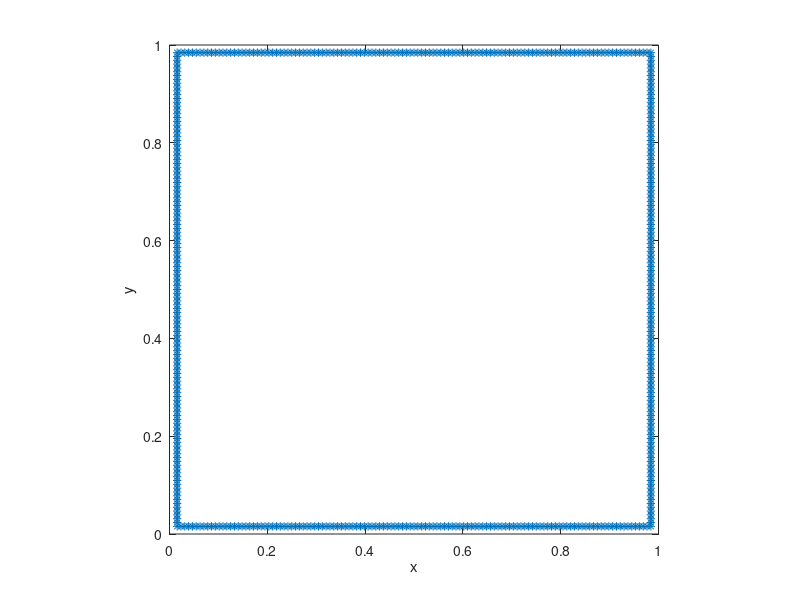

MATLAB code for this plot:
%-------------------------------------------------------------------------------------------------------------------%
%
% IB2d is an Immersed Boundary Code (IB) for solving fully coupled non-linear 
% 	fluid-structure interaction models. This version of the code is based off of
%	Peskin's Immersed Boundary Method Paper in Acta Numerica, 2002.
%
% Author: Nicholas A. Battista
% Email:  nick.battista@unc.edu
% Date Created: May 27th, 2015
% Institution: UNC-CH
%
% This code is capable of creating Lagrangian Structures using:
% 	1. Springs
% 	2. Beams (*torsional springs)
% 	3. Target Points
%	4. Muscle-Model (combined Force-Length-Velocity model, "HIll+(Length-Tension)")
%
% One is able to update those Lagrangian Structure parameters, e.g., spring constants, resting %%	lengths, etc
% 
% There are a number of built in Examples, mostly used for teaching purposes. 
% 
% If you would like us %to add a specific muscle model, please let Nick (nick.battista@unc.edu) know.
%
%--------------------------------------------------------------------------------------------------------------------%

%%%%%%%%%%%%%%%%%%%%%%%%%%%%%%%%%%%%%%%%%%%%%%%%%%%%%%%%%%%%%%%%%%%%%%%%%%%%%%%%%%%%%%
%
% FUNCTION: creates the CHANNEL_CHANNEL-EXAMPLE geometry and prints associated input files
%
%%%%%%%%%%%%%%%%%%%%%%%%%%%%%%%%%%%%%%%%%%%%%%%%%%%%%%%%%%%%%%%%%%%%%%%%%%%%%%%%%%%%%%

function Diffusion_Chamber()

%
% Grid Parameters (MAKE SURE MATCHES IN input2d !!!)
%
Nx =  64;        % # of Eulerian Grid Pts. in x-Direction (MUST BE EVEN!!!)
Ny =  64;        % # of Eulerian Grid Pts. in y-Direction (MUST BE EVEN!!!)
Lx = 1.0;        % Length of Eulerian Grid in x-Direction
Ly = 1.0;        % Length of Eulerian Grid in y-Direction
dx = Lx/Nx;      % Spatial step size in x-Direction
dy = Ly/Ny;      % Spatial step size in y-Direction


% Immersed Structure Geometric / Dynamic Parameters %
ds= min(Lx/(2*Nx),Ly/(2*Ny));  % Lagrangian spacing
struct_name = 'chamber'; % Name for .vertex, .spring, etc files.


% Call function to construct geometry
[xLag,yLag] = give_Me_Immsersed_Boundary_Geometry(ds,Lx,Ly);


% Plot Geometry to test
plot(xLag,yLag,'r-'); hold on;
plot(xLag,yLag,'*'); hold on;
xlabel('x'); ylabel('y');
axis square;


%
% GIVES INITIAL CONCENTRATION 
%
C = give_Me_Initial_Concentration(Lx,Ly,Nx,Ny,dx,dy);



% Prints .vertex file!
print_Lagrangian_Vertices(xLag,yLag,struct_name);


% Prints .concentration file!
print_Concentration_Info(Nx,Ny,C,struct_name);


% Prints .spring file!
%k_Spring = 1e7;
%print_Lagrangian_Springs(xLag,yLag,k_Spring,ds_Rest,struct_name);


% Prints .beam file!
%k_Beam = 0.5; C = 0.0;
%print_Lagrangian_Beams(xLag,yLag,k_Beam,C,struct_name);


% Prints .target file!
k_Target = 1e7;
print_Lagrangian_Target_Pts(xLag,k_Target,struct_name);

%%%%%%%%%%%%%%%%%%%%%%%%%%%%%%%%%%%%%%%%%%%%%%%%%%%%%%%%%%%%%%%%%%%%%%%%
%
% FUNCTION: prints VERTEX points to a file called rubberband.vertex
%
%%%%%%%%%%%%%%%%%%%%%%%%%%%%%%%%%%%%%%%%%%%%%%%%%%%%%%%%%%%%%%%%%%%%%%%%

function print_Lagrangian_Vertices(xLag,yLag,struct_name)

    N = length(xLag);

    vertex_fid = fopen([struct_name '.vertex'], 'w');

    fprintf(vertex_fid, '%d\n', N );

    %Loops over all Lagrangian Pts.
    for s = 1:N
        X_v = xLag(s);
        Y_v = yLag(s);
        fprintf(vertex_fid, '%1.16e %1.16e\n', X_v, Y_v);
    end

    fclose(vertex_fid); 


%%%%%%%%%%%%%%%%%%%%%%%%%%%%%%%%%%%%%%%%%%%%%%%%%%%%%%%%%%%%%%%%%%%%%%%%
%
% FUNCTION: prints CONCENTRATION INFO to file called
%           'struct_name'.concentration
%
%%%%%%%%%%%%%%%%%%%%%%%%%%%%%%%%%%%%%%%%%%%%%%%%%%%%%%%%%%%%%%%%%%%%%%%%
    
function print_Concentration_Info(Nx,Ny,C,struct_name)

    con_fid = fopen([struct_name '.concentration'], 'w');

    for i=1:Ny
        for j=1:Nx
            fprintf(con_fid, '%1.16e ', C(i,j) );
        end
        fprintf(con_fid,'\n');
    end    
    
    
%%%%%%%%%%%%%%%%%%%%%%%%%%%%%%%%%%%%%%%%%%%%%%%%%%%%%%%%%%%%%%%%%%%%%%%%
%
% FUNCTION: prints Vertex points to a file called rubberband.vertex
%
%%%%%%%%%%%%%%%%%%%%%%%%%%%%%%%%%%%%%%%%%%%%%%%%%%%%%%%%%%%%%%%%%%%%%%%%

function print_Lagrangian_Target_Pts(xLag,k_Target,struct_name)

    N = length(xLag);

    target_fid = fopen([struct_name '.target'], 'w');

    fprintf(target_fid, '%d\n', N );

    %Loops over all Lagrangian Pts.
    for s = 1:N
        fprintf(target_fid, '%d %1.16e\n', s, k_Target);
    end

    fclose(target_fid); 
    
    
%%%%%%%%%%%%%%%%%%%%%%%%%%%%%%%%%%%%%%%%%%%%%%%%%%%%%%%%%%%%%%%%%%%%%%%%%%%%%%%%%%%%%
%
% FUNCTION: prints BEAM (Torsional Spring) points to a file called rubberband.beam
%
%%%%%%%%%%%%%%%%%%%%%%%%%%%%%%%%%%%%%%%%%%%%%%%%%%%%%%%%%%%%%%%%%%%%%%%%%%%%%%%%%%%%%

function print_Lagrangian_Beams(xLag,yLag,k_Beam,C,struct_name)

    % k_Beam: beam stiffness
    % C: beam curvature
    
    N = length(xLag); % NOTE: Total number of beams = Number of Total Lag Pts. - 2

    beam_fid = fopen([struct_name '.beam'], 'w');

    fprintf(beam_fid, '%d\n', N );

    %spring_force = kappa_spring*ds/(ds^2);

    %BEAMS BETWEEN VERTICES
    for s = 2:N-1
            if  s <= N-1         
                fprintf(beam_fid, '%d %d %d %1.16e %1.16e\n',s-1, s, s+1, k_Beam, C);  
            else
                %Case s=N
                fprintf(beam_fid, '%d %d %d %1.16e %1.16e\n',s-1, s, 1,   k_Beam, C);  
            end
    end
    fclose(beam_fid); 


%%%%%%%%%%%%%%%%%%%%%%%%%%%%%%%%%%%%%%%%%%%%%%%%%%%%%%%%%%%%%%%%%%%%%%%%
%
% FUNCTION: prints SPRING points to a file called rubberband.spring
%
%%%%%%%%%%%%%%%%%%%%%%%%%%%%%%%%%%%%%%%%%%%%%%%%%%%%%%%%%%%%%%%%%%%%%%%%

function print_Lagrangian_Springs(xLag,yLag,k_Spring,ds_Rest,struct_name)

    N = length(xLag);

    spring_fid = fopen([struct_name '.spring'], 'w');

    fprintf(spring_fid, '%d\n', N );

    %spring_force = kappa_spring*ds/(ds^2);

    %SPRINGS BETWEEN VERTICES
    for s = 1:N
            if s < N         
                fprintf(spring_fid, '%d %d %1.16e %1.16e\n', s, s+1, k_Spring, ds_Rest);  
            else
                %Case s=N
                fprintf(spring_fid, '%d %d %1.16e %1.16e\n', s, 1,   k_Spring, ds_Rest);  
            end
    end
    fclose(spring_fid); 
    
    

%%%%%%%%%%%%%%%%%%%%%%%%%%%%%%%%%%%%%%%%%%%%%%%%%%%%%%%%%%%%%%%%%%%%%%%%
%
% FUNCTION: creates the Lagrangian structure geometry
%
%%%%%%%%%%%%%%%%%%%%%%%%%%%%%%%%%%%%%%%%%%%%%%%%%%%%%%%%%%%%%%%%%%%%%%%%

function [xLag,yLag] = give_Me_Immsersed_Boundary_Geometry(ds,Lx,Ly)

% The immsersed structure is a channel %
xH = 2*ds:ds:Lx-2*ds;          %xPts on horizontal part
yHB = 2*ds*ones(1,length(xH)); %yPts on BOTTOM horizontal part
yHT = Ly - yHB;                %yPts on TOP horizontal part

yV = 3*ds:ds:Ly-3*ds;          %yPts on vertical part
xVL = 2*ds*ones(1,length(yV)); %xPts on LEFT vertical part 
xVR= Lx - xVL;                  %xPts on RIGHT vertical part

%ORDER COMPONENTS CCW
xLag = [xH  xVR xH(end:-1:1) xVL];          
yLag = [yHB yV  yHT          yV(end:-1:1)];
   
%%%%%%%%%%%%%%%%%%%%%%%%%%%%%%%%%%%%%%%%%%%%%%%%%%%%%%%%%%%%%%%%%%%
%
% FUNCTION: gives initial concentration gradient inside channel
%
%%%%%%%%%%%%%%%%%%%%%%%%%%%%%%%%%%%%%%%%%%%%%%%%%%%%%%%%%%%%%%%%%%%

function C = give_Me_Initial_Concentration(Lx,Ly,Nx,Ny,dx,dy)

%WHERE OUTER TUBE LIES
xMin = 0.475; xMax = 0.525;
yMin = 0.475; yMax = 0.525;
x = 0:dx:Lx;
y = 0:dy:Ly;
inds = give_Me_Indices_To_Apply_Force(x,y,xMin,xMax,yMin,yMax);

C = zeros(Ny,Nx);
for i=1:length( inds(:,1) )
    C(inds(i,1), inds(i,2) ) = 1.0;
end

%%%%%%%%%%%%%%%%%%%%%%%%%%%%%%%%%%%%%%%%%%%%%%%%%%%%%%%%%%%%%%%%%%%%%%
%
% FUNCTION: computes indices for placing initial concentration 
%
%%%%%%%%%%%%%%%%%%%%%%%%%%%%%%%%%%%%%%%%%%%%%%%%%%%%%%%%%%%%%%%%%%%%%%%

function inds = give_Me_Indices_To_Apply_Force(x,y,xMin,xMax,yMin,yMax)

j=1; noMinYet = 1;
while noMinYet
    
    if ( x(j) >= xMin )
        iX_min = j;
        noMinYet = 0;
    end
    j=j+1;
end

j=length(x); noMaxYet = 1;
while noMaxYet
    
    if ( x(j) <= xMax )
        iX_max = j;
        noMaxYet = 0;
    end
    j=j-1;
end

j=1; noMinYet = 1;
while noMinYet
    
    if ( y(j) >= yMin )
        iY_min = j;
        noMinYet = 0;
    end
    j=j+1;
end

j=length(y); noMaxYet = 1;
while noMaxYet
    
    if ( y(j) <= yMax )
        iY_max = j;
        noMaxYet = 0;
    end
    j=j-1;
end

iX_Vec = iX_min:1:iX_max;
iY_Vec = iY_min:1:iY_max;

n = 1;
for i=1:length(iX_Vec)
    for j=1:length(iY_Vec)
        inds(n,1) = iX_Vec(i);
        inds(n,2) = iY_Vec(j);
        n = n+1; 
    end
end
